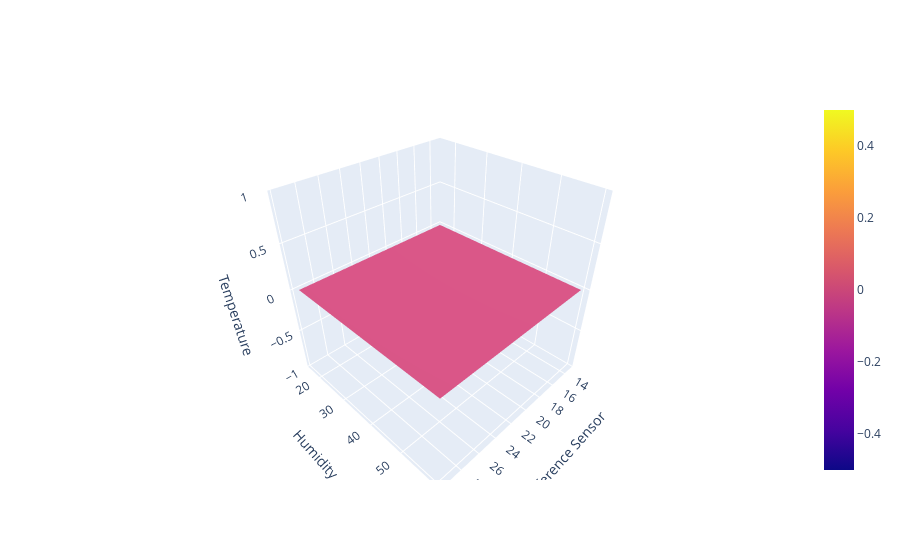

The notebook cell saved with this chart:
### Code cell
import plotly.graph_objects as go
import pandas as pd
import numpy as np

# Read data from a csv
df = pd.read_excel("D:/air quality/OneDrive - design.iitd.ac.in/Desktop/New folder/Jodhpur data/one_outer.xlsx")
df = df.dropna()

# Extract data from columns
x = df['AT']
y = df['AH']
z = df['S1']

# Create a meshgrid
x_unique = np.unique(x)
y_unique = np.unique(y)
X, Y = np.meshgrid(x_unique, y_unique)

# Reshape the z values to match the meshgrid shape
if len(x_unique) * len(y_unique) == len(z):
    Z = z.reshape((len(y_unique), len(x_unique)))
else:
    print('Error: the shape of z does not match the shape of the meshgrid')
    Z = np.zeros((len(y_unique), len(x_unique)))

# Create the surface plot
fig = go.Figure(data=[go.Surface(z=Z, x=X, y=Y)])

# Set the axis labels
fig.update_layout(scene=dict(xaxis_title='Reference Sensor', yaxis_title='Humidity', zaxis_title='Temperature'))

# Show the figure
fig.show()

### Figure 1 — Plotly figure (JSON) as saved in the notebook; plotly's stock layout.template omitted (floating-point values rounded to 4 significant figures; data arrays with more than 128 entries replaced by an {"elided": "..."} marker saying what was removed)
{"data": [{"type": "surface", "x": {"elided": "44x149 float values"}, "y": {"elided": "44x149 int values"}, "z": {"elided": "44x149 int values"}}], "layout": {"scene": {"xaxis": {"title": {"text": "Reference Sensor"}}, "yaxis": {"title": {"text": "Humidity"}}, "zaxis": {"title": {"text": "Temperature"}}}}}
